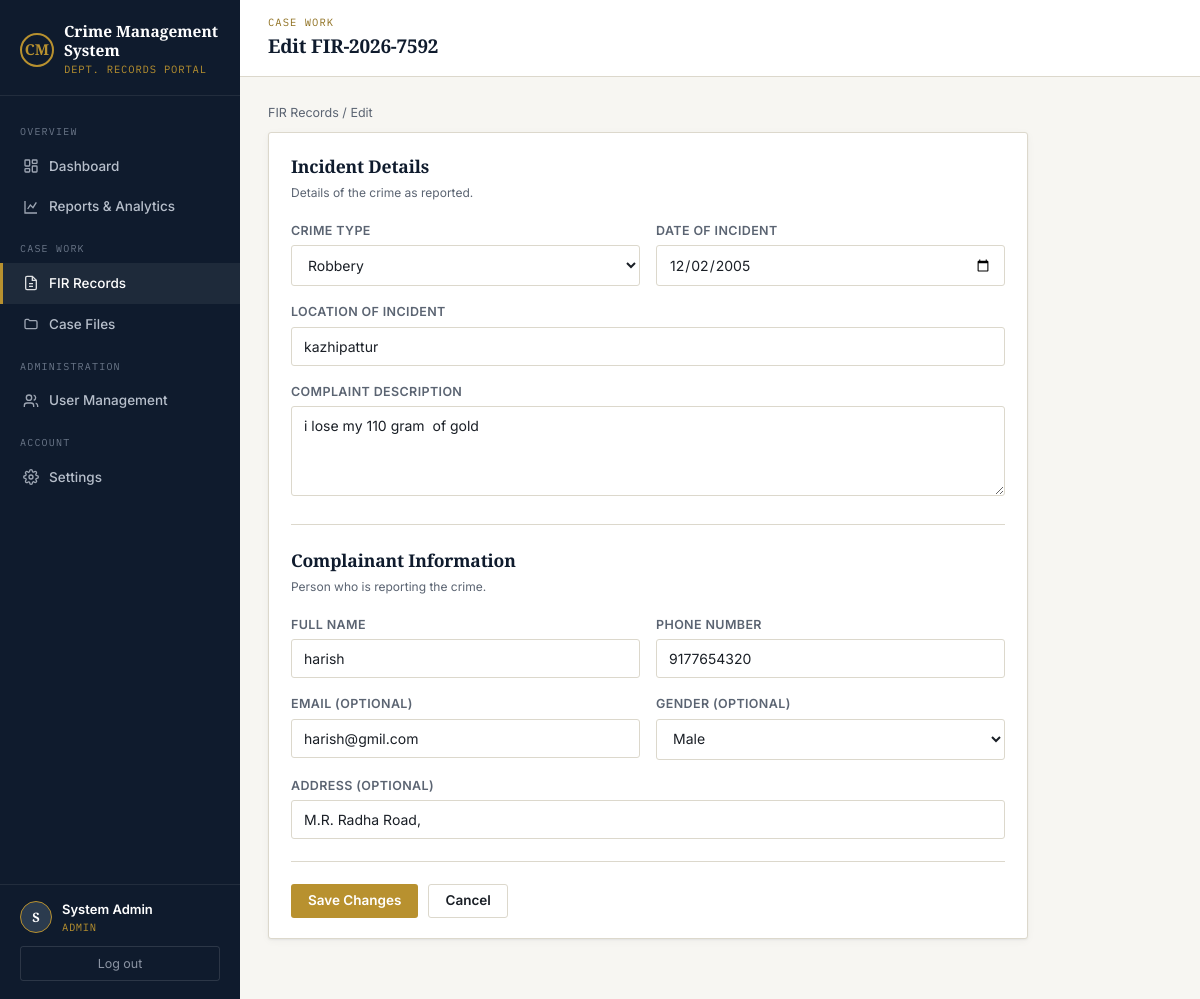
The page /firs/1/edit (signed in) on the database its author committed.
### models.py (models this page shows, shortened)
class User(db.Model, UserMixin):
    __tablename__ = "users"
    id = db.Column(db.Integer, primary_key=True)
    name = db.Column(db.String(120), nullable=False)
    username = db.Column(db.String(80), unique=True, nullable=False)
    email = db.Column(db.String(120), unique=True, nullable=True)
    password_hash = db.Column(db.String(255), nullable=False)
    role = db.Column(db.String(20), nullable=False, default="officer")  # admin | officer
    badge_number = db.Column(db.String(40), unique=True, nullable=True)
    phone = db.Column(db.String(20), nullable=True)
    is_active_user = db.Column(db.Boolean, default=True)
    created_at = db.Column(db.DateTime, default=datetime.utcnow)
    cases_assigned = db.relationship("Case", backref="officer", lazy=True,
                                      foreign_keys="Case.officer_id")
    @property
    def is_admin(self):
        return self.role == "admin"

class FIR(db.Model):
    __tablename__ = "firs"
    id = db.Column(db.Integer, primary_key=True)
    fir_number = db.Column(db.String(40), unique=True, nullable=False)
    crime_type = db.Column(db.String(80), nullable=False)
    location = db.Column(db.String(200), nullable=False)
    date_of_incident = db.Column(db.Date, nullable=False, default=date.today)
    date_filed = db.Column(db.DateTime, default=datetime.utcnow)
    description = db.Column(db.Text, nullable=False)
    status = db.Column(db.String(30), default="Registered")
    complainant_id = db.Column(db.Integer, db.ForeignKey("complainants.id"), nullable=False)
    filed_by_id = db.Column(db.Integer, db.ForeignKey("users.id"), nullable=True)
    case = db.relationship("Case", backref="fir", uselist=False, lazy=True)
    filed_by = db.relationship("User", foreign_keys=[filed_by_id])

class Complainant(db.Model):
    __tablename__ = "complainants"
    id = db.Column(db.Integer, primary_key=True)
    name = db.Column(db.String(120), nullable=False)
    phone = db.Column(db.String(20), nullable=False)
    email = db.Column(db.String(120), nullable=True)
    address = db.Column(db.String(255), nullable=True)
    gender = db.Column(db.String(20), nullable=True)
    created_at = db.Column(db.DateTime, default=datetime.utcnow)
    firs = db.relationship("FIR", backref="complainant", lazy=True)

### app.py (the view, shortened to what this page needs)
@app.route("/firs/<int:fir_id>/edit", methods=["GET", "POST"])
@login_required
def fir_edit(fir_id):
    fir = db.session.get(FIR, fir_id) or abort(404)
    return render_template("fir_form.html", fir=fir, complainant=fir.complainant)

### app.py (called while the page is built)
@login_manager.user_loader
def load_user(user_id):
    return db.session.get(User, int(user_id))

@app.context_processor
def inject_globals():
    return {"now": datetime.utcnow()}

### templates/fir_form.html (shortened to what this page needs)
{% extends "base.html" %}
{% block eyebrow %}Case Work{% endblock %}
{% block page_title %}{{ 'Edit ' + fir.fir_number if fir else 'Register New FIR' }}{% endblock %}
{% block content %}
<div class="breadcrumb"><a href="{{ url_for('fir_list') }}">FIR Records</a> / {{ 'Edit' if fir else 'New' }}</div>
<div class="card card-pad" style="max-width:760px;">
  <form method="POST">
    <h3 style="margin-bottom:4px;">Incident Details</h3>
    <p class="help-text" style="margin-bottom:18px;">Details of the crime as reported.</p>
    <div class="form-row">
      <div class="field">
        <label for="crime_type">Crime Type</label>
        <select id="crime_type" name="crime_type" required>
          {% for ct in ['Theft', 'Burglary', 'Assault', 'Fraud', 'Cybercrime', 'Robbery', 'Domestic Violence', 'Vandalism', 'Missing Person', 'Homicide', 'Other'] %}
          <option value="{{ ct }}" {{ 'selected' if fir and fir.crime_type == ct }}>{{ ct }}</option>
          {% endfor %}
        </select>
      </div>
      <div class="field">
        <label for="date_of_incident">Date of Incident</label>
        <input type="date" id="date_of_incident" name="date_of_incident" required
               value="{{ fir.date_of_incident.isoformat() if fir else '' }}">
      </div>
    </div>
    <div class="field">
      <label for="location">Location of Incident</label>
      <input type="text" id="location" name="location" required placeholder="Street, area, city"
             value="{{ fir.location if fir else '' }}">
    </div>
    <div class="field">
      <label for="description">Complaint Description</label>
      <textarea id="description" name="description" required placeholder="Describe what happened, in detail...">{{ fir.description if fir else '' }}</textarea>
    </div>
    <div class="divider"></div>
    <h3 style="margin-bottom:4px;">Complainant Information</h3>
    <p class="help-text" style="margin-bottom:18px;">Person who is reporting the crime.</p>
    <div class="form-row">
      <div class="field">
        <label for="complainant_name">Full Name</label>
        <input type="text" id="complainant_name" name="complainant_name" required
               value="{{ complainant.name if complainant else '' }}">
      </div>
      <div class="field">
        <label for="complainant_phone">Phone Number</label>
        <input type="tel" id="complainant_phone" name="complainant_phone" required
               value="{{ complainant.phone if complainant else '' }}">
      </div>
    </div>
    <div class="form-row">
      <div class="field">
        <label for="complainant_email">Email (optional)</label>
        <input type="email" id="complainant_email" name="complainant_email"
               value="{{ complainant.email if complainant else '' }}">
      </div>
      <div class="field">
        <label for="complainant_gender">Gender (optional)</label>
        <select id="complainant_gender" name="complainant_gender">
          {% for g in ['Male', 'Female', 'Other'] %}
          <option value="{{ g }}" {{ 'selected' if complainant and complainant.gender == g }}>{{ g }}</option>
          {% endfor %}
        </select>
      </div>
    </div>
    <div class="field">
      <label for="complainant_address">Address (optional)</label>
      <input type="text" id="complainant_address" name="complainant_address"
             value="{{ complainant.address if complainant else '' }}">
    </div>
    <div class="divider"></div>
    <div style="display:flex; gap:10px;">
      <button type="submit" class="btn btn-brass">{{ 'Save Changes' if fir else 'Register FIR' }}</button>
      <a href="{{ url_for('fir_list') if not fir else url_for('fir_detail', fir_id=fir.id) }}" class="btn btn-outline">Cancel</a>
    </div>
  </form>
</div>
{% endblock %}

### templates/base.html (shortened to what this page needs)
<!DOCTYPE html>
<html lang="en">
<head>
<link rel="stylesheet" href="{{ url_for('static', filename='css/style.css') }}">
</head>
<body>
<div class="app-shell">
  <aside class="sidebar" id="sidebar">
    <div class="sidebar-brand">
      <div class="sidebar-brand-row">
        <span class="badge-mark">CM</span>
        <div>
          <div class="name">Crime Management<br>System</div>
          <div class="sub">Dept. Records Portal</div>
        </div>
      </div>
    </div>
    <nav class="sidebar-nav">
      <div class="nav-group-label">Overview</div>
      <a href="{{ url_for('dashboard') }}" class="nav-tab {{ 'active' if request.endpoint == 'dashboard' }}">
        <svg viewBox="0 0 24 24" fill="none" stroke="currentColor" stroke-width="2"><rect x="3" y="3" width="7" height="9" rx="1"/><rect x="14" y="3" width="7" height="5" rx="1"/><rect x="14" y="12" width="7" height="9" rx="1"/><rect x="3" y="16" width="7" height="5" rx="1"/></svg>
        Dashboard
      </a>
      <a href="{{ url_for('reports') }}" class="nav-tab {{ 'active' if request.endpoint == 'reports' }}">
        <svg viewBox="0 0 24 24" fill="none" stroke="currentColor" stroke-width="2"><path d="M3 3v18h18"/><path d="M7 15l4-6 4 4 5-8"/></svg>
        Reports &amp; Analytics
      </a>
      <div class="nav-group-label">Case Work</div>
      <a href="{{ url_for('fir_list') }}" class="nav-tab {{ 'active' if request.endpoint in ['fir_list','fir_new','fir_detail','fir_edit'] }}">
        <svg viewBox="0 0 24 24" fill="none" stroke="currentColor" stroke-width="2"><path d="M14 2H6a2 2 0 0 0-2 2v16a2 2 0 0 0 2 2h12a2 2 0 0 0 2-2V8z"/><path d="M14 2v6h6"/><path d="M9 13h6M9 17h6"/></svg>
        FIR Records
      </a>
      <a href="{{ url_for('case_list') }}" class="nav-tab {{ 'active' if request.endpoint in ['case_list','case_detail'] }}">
        <svg viewBox="0 0 24 24" fill="none" stroke="currentColor" stroke-width="2"><path d="M3 7a2 2 0 0 1 2-2h3l2 2h9a2 2 0 0 1 2 2v8a2 2 0 0 1-2 2H5a2 2 0 0 1-2-2z"/></svg>
        Case Files
      </a>
      {% if current_user.is_authenticated and current_user.is_admin %}
      <div class="nav-group-label">Administration</div>
      <a href="{{ url_for('user_list') }}" class="nav-tab {{ 'active' if request.endpoint in ['user_list','user_new','user_edit'] }}">
        <svg viewBox="0 0 24 24" fill="none" stroke="currentColor" stroke-width="2"><path d="M16 21v-2a4 4 0 0 0-4-4H6a4 4 0 0 0-4 4v2"/><circle cx="9" cy="7" r="4"/><path d="M22 21v-2a4 4 0 0 0-3-3.87"/><path d="M16 3.13a4 4 0 0 1 0 7.75"/></svg>
        User Management
      </a>
      {% endif %}
      <div class="nav-group-label">Account</div>
      <a href="{{ url_for('settings') }}" class="nav-tab {{ 'active' if request.endpoint == 'settings' }}">
        Settings
      </a>
    </nav>
    {% if current_user.is_authenticated %}
    <div class="sidebar-foot">
      <div class="sidebar-user">
        <span class="avatar-circle">{{ current_user.name[:1] }}</span>
        <div>
          <div class="u-name">{{ current_user.name }}</div>
          <div class="u-role">{{ current_user.role }}</div>
        </div>
      </div>
      <a href="{{ url_for('logout') }}" class="logout-link">Log out</a>
    </div>
    {% endif %}
  </aside>
  <div class="main-area">
    <header class="topbar">
      <div style="display:flex; align-items:center; gap:14px;">
        <div>
          <div class="eyebrow">{% block eyebrow %}Records Portal{% endblock %}</div>
          <h1>{% block page_title %}Dashboard{% endblock %}</h1>
        </div>
      </div>
    </header>
    <div class="content">
      {% block content %}{% endblock %}
    </div>
  </div>
</div>
</body>
</html>

### rows shown on the page
User: name "S", name "System Admin", role "ADMIN"
FIR: fir_number "Edit FIR-2026-7592", date_of_incident "12/02/2005", location "kazhipattur", description "i lose my 110 gram of gold"
Complainant: complainant_name "harish", complainant_phone "9177654320", complainant_email "harish@gmil.com", complainant_address "M.R. Radha Road,"

### other values the page prints
{{ 'Edit' if fir else 'New' }} "Edit"
{{ 'Save Changes' if fir else 'Register FIR' }} "Save Changes"
form field crime_type "Robbery"
form field complainant_gender "Male"
